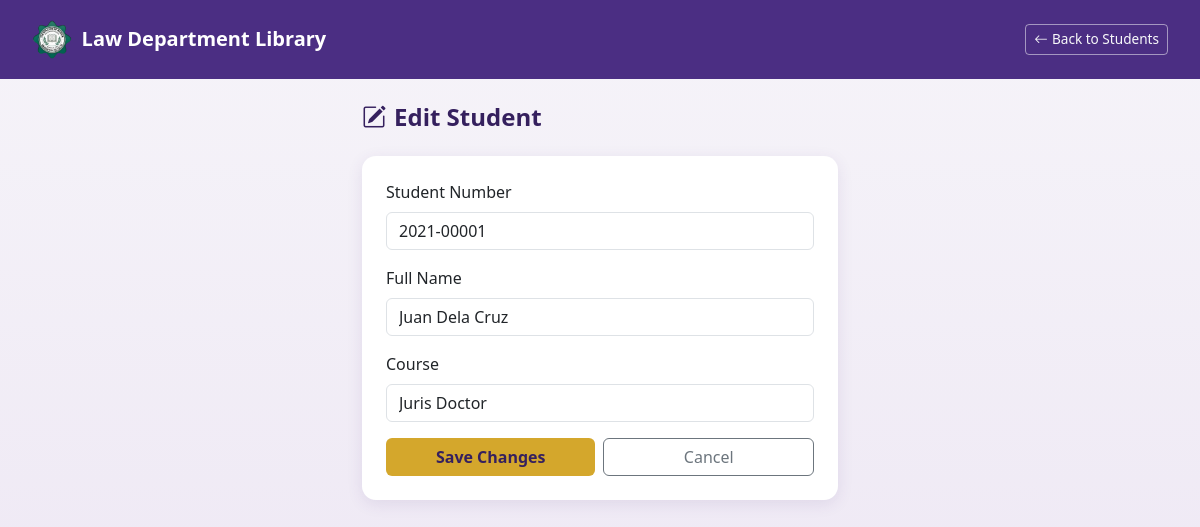
The page /edit_student.php?id=1 on the database its author committed.
### tables this page shows
CREATE TABLE `students` (
  `id` int(11) NOT NULL,
  `student_no` varchar(50) NOT NULL,
  `name` varchar(100) NOT NULL,
  `course` varchar(100) NOT NULL,
  `birthdate` date DEFAULT NULL,
  `contact_number` varchar(20) DEFAULT NULL,
  `is_active` tinyint(1) NOT NULL DEFAULT 1
);

### edit_student.php (the view, shortened to what this page needs)
<?php
include('db.php');
$id = intval($_GET['id']);
$result = mysqli_query($conn, "SELECT * FROM students WHERE id = $id");
$student = mysqli_fetch_assoc($result);
?>
<!DOCTYPE html>
<html lang="en">
<head>
    <link href="https://cdn.jsdelivr.net/npm/bootstrap@5.3.0/dist/css/bootstrap.min.css" rel="stylesheet">
    <link href="https://cdn.jsdelivr.net/npm/bootstrap-icons@1.11.3/font/bootstrap-icons.css" rel="stylesheet">
</head>
<body>
<nav class="navbar navbar-tcm d-flex justify-content-between">
    <span class="navbar-brand">
        <img src="assets/images/tcm_logo.png" alt="TCM Seal">
        Law Department Library
    </span>
    <a href="students.php" class="btn btn-outline-light btn-sm"><i class="bi bi-arrow-left me-1"></i>Back to Students</a>
</nav>
<div class="container mt-4" style="max-width: 500px;">
    <h4 class="page-heading mb-4"><i class="bi bi-pencil-square me-2"></i>Edit Student</h4>
    <div class="card card-tcm p-4">
        <form method="POST">
            <div class="mb-3">
                <label class="form-label">Student Number</label>
                <input type="text" name="student_no" class="form-control"
                       value="<?php echo htmlspecialchars($student['student_no']); ?>" required>
            </div>
            <div class="mb-3">
                <label class="form-label">Full Name</label>
                <input type="text" name="name" class="form-control"
                       value="<?php echo htmlspecialchars($student['name']); ?>" required>
            </div>
            <div class="mb-3">
                <label class="form-label">Course</label>
                <input type="text" name="course" class="form-control"
                       value="<?php echo htmlspecialchars($student['course']); ?>" required>
            </div>
            <div class="d-flex gap-2">
                <button type="submit" class="btn btn-tcm-gold w-100">Save Changes</button>
                <a href="students.php" class="btn btn-outline-secondary w-100">Cancel</a>
            </div>
        </form>
    </div>
</div>
</body>
</html>

### edit_student.php (style rules this page uses)
:root { --tcm-purple: #4B2E83; --tcm-purple-dark: #35205E; --tcm-gold: #D4A72C; --tcm-gold-dark: #B88F22; }
body { background: linear-gradient(180deg, #f6f4f9 0%, #ece5f3 100%); min-height: 100vh; font-family: 'Segoe UI', system-ui, -apple-system, sans-serif; }
.navbar-tcm { background-color: var(--tcm-purple); padding: 0.9rem 2rem; }
.navbar-tcm .navbar-brand { color: #fff; font-weight: 700; display: flex; align-items: center; gap: 0.6rem; }
.navbar-tcm .navbar-brand img { width: 40px; height: 40px; object-fit: contain; }
.navbar-tcm .btn-outline-light { border-color: rgba(255,255,255,0.5); font-size: 0.85rem; }
.page-heading { color: var(--tcm-purple-dark); font-weight: 700; }
.card-tcm { border: none; border-radius: 14px; box-shadow: 0 4px 16px rgba(75, 46, 131, 0.1); }
.btn-tcm-gold { background-color: var(--tcm-gold); color: var(--tcm-purple-dark); font-weight: 600; border: none; }

### rows shown on the page
students: student_no "2021-00001", name "Juan Dela Cruz", course "Juris Doctor"
